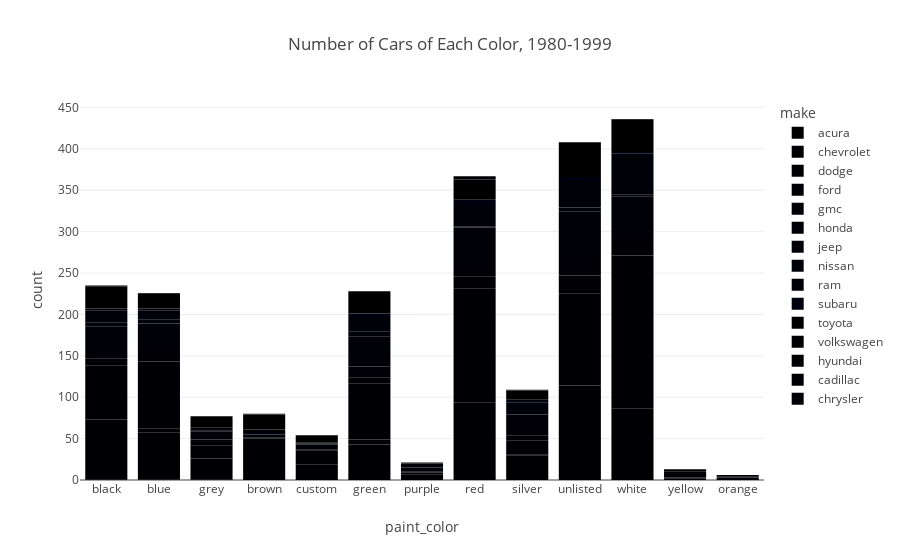

Write notebook code for a chart like this one.
### Code cell
pre_new_car_group = pre_new_car_df.groupby(['paint_color', 'make'])['model'].count().reset_index()
pre_new_car_group.columns = ['paint_color', 'make', 'count']
pre_new_car_group.sort_values(['paint_color', 'make'])
pre_new_car_hist = px.bar(pre_new_car_group, x='paint_color', y='count', color='make', title='Number of Cars of Each Color, 1980-1999')
pre_new_car_hist.show()

### Figure 1 — Plotly figure (JSON) as saved in the notebook; plotly's stock layout.template omitted (floating-point values rounded to 4 significant figures)
{"data": [{"alignmentgroup": "True", "hovertemplate": "make=acura<br>paint_color=%{x}<br>count=%{y}<extra></extra>", "legendgroup": "acura", "marker": {"color": "#000001", "pattern": {"shape": ""}}, "name": "acura", "offsetgroup": "acura", "orientation": "v", "showlegend": true, "textposition": "auto", "type": "bar", "x": ["black", "blue", "grey"], "xaxis": "x", "y": [1, 1, 1], "yaxis": "y"}, {"alignmentgroup": "True", "hovertemplate": "make=chevrolet<br>paint_color=%{x}<br>count=%{y}<extra></extra>", "legendgroup": "chevrolet", "marker": {"color": "#000002", "pattern": {"shape": ""}}, "name": "chevrolet", "offsetgroup": "chevrolet", "orientation": "v", "showlegend": true, "textposition": "auto", "type": "bar", "x": ["black", "blue", "brown", "custom", "green", "grey", "purple", "red", "silver", "unlisted", "white", "yellow"], "xaxis": "x", "y": [69, 56, 17, 19, 43, 25, 7, 87, 30, 99, 86, 2], "yaxis": "y"}, {"alignmentgroup": "True", "hovertemplate": "make=dodge<br>paint_color=%{x}<br>count=%{y}<extra></extra>", "legendgroup": "dodge", "marker": {"color": "#000003", "pattern": {"shape": ""}}, "name": "dodge", "offsetgroup": "dodge", "orientation": "v", "showlegend": true, "textposition": "auto", "type": "bar", "x": ["black", "blue", "green", "purple", "red", "silver", "unlisted", "white", "yellow"], "xaxis": "x", "y": [3, 5, 6, 2, 7, 1, 15, 7, 1], "yaxis": "y"}, {"alignmentgroup": "True", "hovertemplate": "make=ford<br>paint_color=%{x}<br>count=%{y}<extra></extra>", "legendgroup": "ford", "marker": {"color": "#000004", "pattern": {"shape": ""}}, "name": "ford", "offsetgroup": "ford", "orientation": "v", "showlegend": true, "textposition": "auto", "type": "bar", "x": ["black", "blue", "brown", "custom", "green", "grey", "orange", "purple", "red", "silver", "unlisted", "white", "yellow"], "xaxis": "x", "y": [65, 81, 29, 17, 68, 16, 3, 1, 137, 17, 111, 178, 7], "yaxis": "y"}, {"alignmentgroup": "True", "hovertemplate": "make=gmc<br>paint_color=%{x}<br>count=%{y}<extra></extra>", "legendgroup": "gmc", "marker": {"color": "#000005", "pattern": {"shape": ""}}, "name": "gmc", "offsetgroup": "gmc", "orientation": "v", "showlegend": true, "textposition": "auto", "type": "bar", "x": ["black", "blue", "brown", "custom", "green", "grey", "orange", "purple", "red", "silver", "unlisted", "white"], "xaxis": "x", "y": [9, 8, 4, 1, 7, 7, 1, 1, 15, 6, 22, 19], "yaxis": "y"}, {"alignmentgroup": "True", "hovertemplate": "make=honda<br>paint_color=%{x}<br>count=%{y}<extra></extra>", "legendgroup": "honda", "marker": {"color": "#000006", "pattern": {"shape": ""}}, "name": "honda", "offsetgroup": "honda", "orientation": "v", "showlegend": true, "textposition": "auto", "type": "bar", "x": ["black", "blue", "brown", "green", "grey", "orange", "red", "silver", "unlisted", "white"], "xaxis": "x", "y": [10, 12, 1, 13, 4, 2, 10, 25, 21, 7], "yaxis": "y"}, {"alignmentgroup": "True", "hovertemplate": "make=jeep<br>paint_color=%{x}<br>count=%{y}<extra></extra>", "legendgroup": "jeep", "marker": {"color": "#000007", "pattern": {"shape": ""}}, "name": "jeep", "offsetgroup": "jeep", "orientation": "v", "showlegend": true, "textposition": "auto", "type": "bar", "x": ["black", "blue", "brown", "custom", "green", "grey", "purple", "red", "silver", "unlisted", "white", "yellow"], "xaxis": "x", "y": [28, 26, 4, 6, 36, 6, 4, 49, 2, 56, 45, 3], "yaxis": "y"}, {"alignmentgroup": "True", "hovertemplate": "make=nissan<br>paint_color=%{x}<br>count=%{y}<extra></extra>", "legendgroup": "nissan", "marker": {"color": "#000008", "pattern": {"shape": ""}}, "name": "nissan", "offsetgroup": "nissan", "orientation": "v", "showlegend": true, "textposition": "auto", "type": "bar", "x": ["black", "blue", "brown", "custom", "green", "grey", "red", "unlisted", "white"], "xaxis": "x", "y": [5, 5, 3, 1, 6, 1, 1, 5, 3], "yaxis": "y"}, {"alignmentgroup": "True", "hovertemplate": "make=ram<br>paint_color=%{x}<br>count=%{y}<extra></extra>", "legendgroup": "ram", "marker": {"color": "#000009", "pattern": {"shape": ""}}, "name": "ram", "offsetgroup": "ram", "orientation": "v", "showlegend": true, "textposition": "auto", "type": "bar", "x": ["black", "blue", "brown", "custom", "green", "grey", "purple", "red", "silver", "unlisted", "white"], "xaxis": "x", "y": [15, 11, 3, 1, 18, 3, 5, 26, 13, 32, 49], "yaxis": "y"}, {"alignmentgroup": "True", "hovertemplate": "make=subaru<br>paint_color=%{x}<br>count=%{y}<extra></extra>", "legendgroup": "subaru", "marker": {"color": "#000010", "pattern": {"shape": ""}}, "name": "subaru", "offsetgroup": "subaru", "orientation": "v", "showlegend": true, "textposition": "auto", "type": "bar", "x": ["black", "blue", "green", "red", "silver", "unlisted", "white"], "xaxis": "x", "y": [2, 2, 4, 7, 3, 5, 2], "yaxis": "y"}, {"alignmentgroup": "True", "hovertemplate": "make=toyota<br>paint_color=%{x}<br>count=%{y}<extra></extra>", "legendgroup": "toyota", "marker": {"color": "#000001", "pattern": {"shape": ""}}, "name": "toyota", "offsetgroup": "toyota", "orientation": "v", "showlegend": true, "textposition": "auto", "type": "bar", "x": ["black", "blue", "brown", "custom", "green", "grey", "purple", "red", "silver", "unlisted", "white"], "xaxis": "x", "y": [27, 18, 18, 9, 26, 14, 1, 24, 11, 42, 39], "yaxis": "y"}, {"alignmentgroup": "True", "hovertemplate": "make=volkswagen<br>paint_color=%{x}<br>count=%{y}<extra></extra>", "legendgroup": "volkswagen", "marker": {"color": "#000002", "pattern": {"shape": ""}}, "name": "volkswagen", "offsetgroup": "volkswagen", "orientation": "v", "showlegend": true, "textposition": "auto", "type": "bar", "x": ["black", "green", "red", "silver", "white"], "xaxis": "x", "y": [1, 1, 3, 1, 1], "yaxis": "y"}, {"alignmentgroup": "True", "hovertemplate": "make=hyundai<br>paint_color=%{x}<br>count=%{y}<extra></extra>", "legendgroup": "hyundai", "marker": {"color": "#000003", "pattern": {"shape": ""}}, "name": "hyundai", "offsetgroup": "hyundai", "orientation": "v", "showlegend": true, "textposition": "auto", "type": "bar", "x": ["blue"], "xaxis": "x", "y": [1], "yaxis": "y"}, {"alignmentgroup": "True", "hovertemplate": "make=cadillac<br>paint_color=%{x}<br>count=%{y}<extra></extra>", "legendgroup": "cadillac", "marker": {"color": "#000004", "pattern": {"shape": ""}}, "name": "cadillac", "offsetgroup": "cadillac", "orientation": "v", "showlegend": true, "textposition": "auto", "type": "bar", "x": ["brown"], "xaxis": "x", "y": [1], "yaxis": "y"}, {"alignmentgroup": "True", "hovertemplate": "make=chrysler<br>paint_color=%{x}<br>count=%{y}<extra></extra>", "legendgroup": "chrysler", "marker": {"color": "#000005", "pattern": {"shape": ""}}, "name": "chrysler", "offsetgroup": "chrysler", "orientation": "v", "showlegend": true, "textposition": "auto", "type": "bar", "x": ["red"], "xaxis": "x", "y": [1], "yaxis": "y"}], "layout": {"barmode": "relative", "legend": {"title": {"text": "make"}, "tracegroupgap": 0}, "title": {"text": "Number of Cars of Each Color, 1980-1999"}, "xaxis": {"anchor": "y", "domain": [0, 1], "title": {"text": "paint_color"}}, "yaxis": {"anchor": "x", "domain": [0, 1], "title": {"text": "count"}}}}
